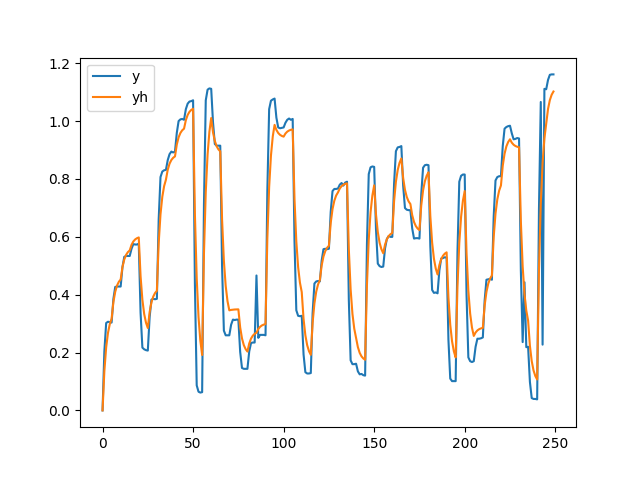

Here is the Python script that generated this plot:
import math
import csv
import numpy as np
import matplotlib.pyplot as plt

#ler os valores do arquivo t100a01.csv na pasta Leituras
numeroPulsosPorVolta = 900
diametroRodaEmMetros = 0.042

#calcule a distancia percorrida pela roda por leitura do pulso e armazene na variavel dS
dS = (diametroRodaEmMetros * math.pi) / numeroPulsosPorVolta

# Ler o arquivo t100a01_convertido.csv na pasta Leituras
with open('Leituras/t100a01_convertido.csv', 'r') as file:
    reader = csv.reader(file)
    next(reader)  
    u = np.array([])
    y = np.array([])
    for row in reader:
        u = np.append(u, int(row[0])*dS/0.1) #m/s
        y = np.append(y, int(row[1])*dS/0.1) #m/s
N = len(u)

#crie a matriz Y
Y = np.reshape(y[1:], (-1, 1))
#crie a matriz X
X = np.vstack((y[:-1], u[1:])).T

#calcule o valor de theta
theta = np.linalg.inv(X.T @ X) @ X.T @ Y
#valores esperados
#a = 0,32
#b = 0,00....
print('a = ', theta[0][0], 'b = ', theta[1][0])

#calcula o valor de yh a partir dos thetas obtidos
yh = np.zeros(N)
yh[0] = 0
for i in range(1, N):
    yh[i] = theta[0][0] * yh[i-1] + theta[1][0] * u[i-1]

plt.plot(y, label='y')
plt.plot(yh, label='yh')
plt.legend()
plt.savefig('identificaSistemas.png')

mse = np.sum((yh-y)**2)/N
print("Erro médio quadrático:", mse)